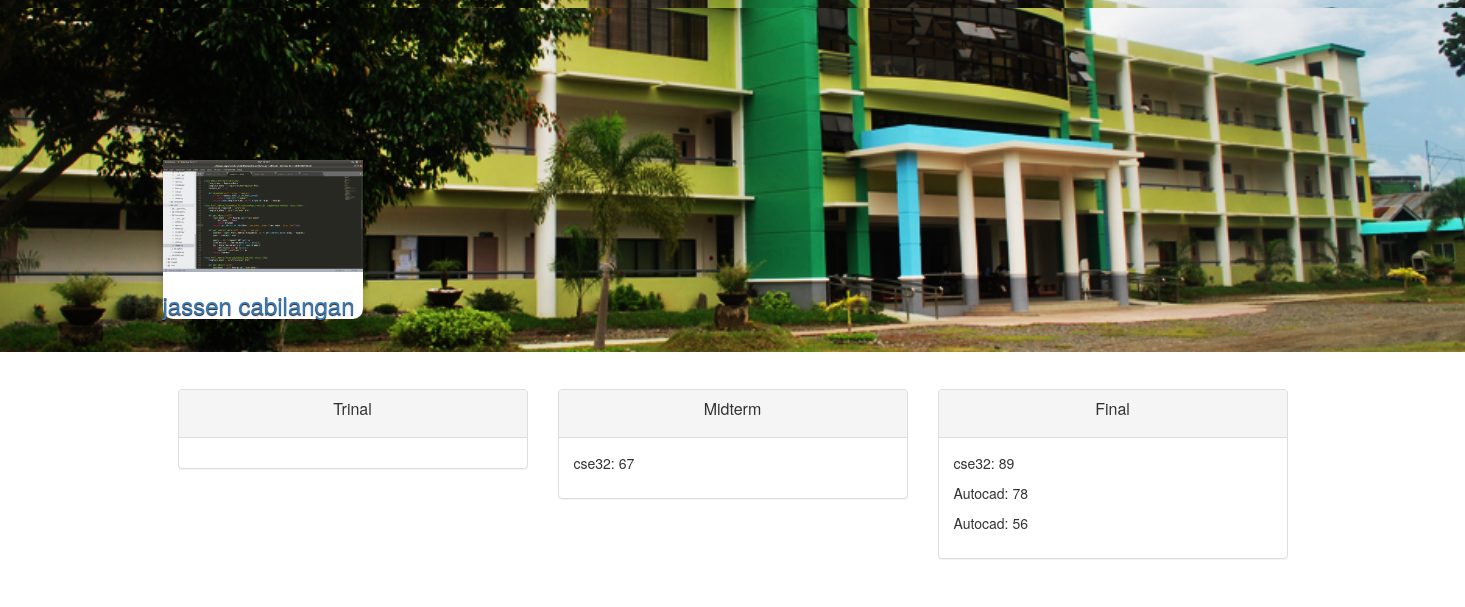
Page /grades/cabilangan/ on the committed database.
### myuser/models.py (models this page shows, shortened)
class MyUser(AbstractBaseUser):
    email = models.EmailField(
        verbose_name='email address',
        max_length=255,
        unique=True,
    )
    Student_profile =   models.ImageField(upload_to = 'static/media')
    last_name      =    models.CharField(max_length=100)
    first_name     =   models.CharField(max_length=100)
    MI             =   models.CharField(max_length=200)
    Gender = (
        ('Male', 'Male'),
        ('Female', 'Female'),
    )
    Sex             =   models.CharField(max_length=6, choices=Gender, blank=True, default=True)
    date_of_birth   =   models.DateField()
    Age             =   models.CharField(max_length=20)
    course          =   models.ForeignKey(Course,on_delete=models.SET_NULL, null=True)
    years = (
        ('1st', '1st'),
        ('2nd', '2nd'),
        ('3rd', '3rd'),
        ('4rth', '4rth'),
    )
    Year            = models.CharField(max_length=6, choices=years, blank=True, default=True)
    objects         = MyUserManager()
    is_active       = models.BooleanField(default=True)
    is_admin        = models.BooleanField(default=False)
    is_faculty      = models.BooleanField(default=False)
    is_student      = models.BooleanField(default=False)
    USERNAME_FIELD = 'email'
    REQUIRED_FIELDS = ['date_of_birth']

### grade/models.py (models this page shows, shortened)
class Grade(models.Model):
	user		 =      models.ForeignKey(User,on_delete=models.SET_NULL, null=True)
	subject 	 =      models.ForeignKey(subject,on_delete=models.SET_NULL, null=True)
	professor 	 =      models.ForeignKey(professor,on_delete=models.SET_NULL, null=True)
	quiz		 = 		models.IntegerField(null=True)
	performance	 =	    models.IntegerField(null=True)
	exam         =      models.IntegerField(null=True)
	trinal		 = 		models.BooleanField(default=False)
	midterm      =      models.BooleanField(default=False)
	Final        =      models.BooleanField(default=False)
	slug		 =		models.SlugField(null=True, blank=True)

### subject/models.py (models this page shows, shortened)
class subject(models.Model):
	subject_name		 = 		models.CharField(max_length=150)
	subject_Descreption  = 	 	models.CharField(max_length=200)

### grade/views.py (the view)
# urls.py: url(r'^(?P<last_name>[\w-]+)/$', views.ProfileDetailView.as_view(), name='detail'),
class ProfileDetailView(DetailView):
	template_name = 'Grade.html'
	def get_object(self):
		last_name = self.kwargs.get("last_name")
		if last_name is None:
			raise Http404
		return get_object_or_404(User, last_name__iexact=last_name, is_active=True)
	def get_context_data(self, *args, **kwargs):
		context =super(ProfileDetailView, self).get_context_data(*args, **kwargs)
		myuser = context['myuser']
		return context

### myuser/templates/Grade.html (shortened to what this page needs)
{% extends "base.html" %}
{% block content %}
<!DOCTYPE html>
<html>
<head>
	{% load staticfiles %}
   <link rel="stylesheet" href="{% static 'css/bootstrap.min.css' %}">
   <link rel="stylesheet" href="{% static 'css/card.css' %}">
   <link rel="stylesheet" href="{% static 'css/image.css' %}">
</head>
<br></br>
<br></br>
<br></br>
<br></br>
<div class="card">
 	 		<p><img src="{{  myuser.MEDIA_URL }}{{myuser.Student_profile.url}}" width="200px"></p>
 			<h3><a href='{% url "myuser:edit" last_name=myuser.last_name %}'>{{  myuser.first_name }} {{ myuser.last_name }}</a></h3>
 		</div>
<br></br>
	{% include 'snippets/nav.html'%}
  <div class="panel-group" id="accordion">
  	 <div class="col-md-4" style="margin-bottom:20px">
    <div class="panel panel-default">
      <div class="panel-heading">
        <h4 class="panel-title">
          <a data-toggle="collapse" data-parent="#accordion" href="#collapse1" align="center" ><p allign="center">Trinal</p></a>
        </h4>
      </div>
      <div id="collapse1" class="panel-collapse collapse in">
        <div class="panel-body">
			</div>
      </div>
  </div>
</div>
  <div class="panel-group" id="accordion">
  	 <div class="col-md-4" style="margin-bottom:20px">
    <div class="panel panel-default">
      <div class="panel-heading">
        <h4 class="panel-title">
          <a data-toggle="collapse" data-parent="#accordion" href="#collapse2" align="center" ><p allign="center">Midterm</p></a>
        </h4>
      </div>
      <div id="collapse2" class="panel-collapse collapse in">
        <div class="panel-body">
   				{% for mid in myuser.grade_set.all %}
				{% if mid.midterm %}
 				{% if mid %}
				<p>{{  mid.subject.subject_name }}: {{  mid.quiz }}</p>
				{% else %}
					<p class='lead'>No midterm</p>
				{% endif %}
				{% endif %}
				{% endfor %}
        </div>
      </div>
  </div>
    </div>
  <div class="panel-group" id="accordion">
  	 <div class="col-md-4" style="margin-bottom:20px">
    <div class="panel panel-default">
      <div class="panel-heading">
        <h4 class="panel-title">
          <a data-toggle="collapse" data-parent="#accordion" href="#collapse3" align="center" ><p allign="center">Final</p></a>
        </h4>
      </div>
      <div id="collapse3" class="panel-collapse collapse in">
        <div class="panel-body">
     {% for student in myuser.grade_set.all %}
 			{% if student.Final %}
 			{% if student %}
 				<p>{{  student.subject.subject_name }}: {{  student.quiz }}</p>
			{% else %}
			<p class='lead'>No Items Found</p>
			{% endif %}
			{% endif %}
			{% endfor %}
		</div>
      </div>
    </div>
  </div>
</div>
</html>
</div>
</body>
 {% endblock content %}

### templates/static/css/card.css (style rules this page uses)
.card { background-color: white; box-shadow: 0 4px 8px 0 rgba(0, 0, 0, 0.2); max-width: 200px; margin: left; transition: 0.3s; border-radius: 10px; text-shadow: 0 .05rem .1rem rgba(15, 2, 2, 0.92); }

### templates/static/css/image.css (style rules this page uses)
body, html { height: 100%; margin: 0; }
html, body { background-image: url(img/2.png); height: 10%; background-position: center; background-repeat: no-repeat; background-size: cover; }

### rows in the picture
MyUser: Student_profile (picture), first_name "jassen", last_name "cabilangan"
Grade: subject.subject_name "cse32", quiz "67"
Grade: subject.subject_name "cse32", quiz "89"
Grade: subject.subject_name "Autocad", quiz "78"
Grade: subject.subject_name "Autocad", quiz "56"
